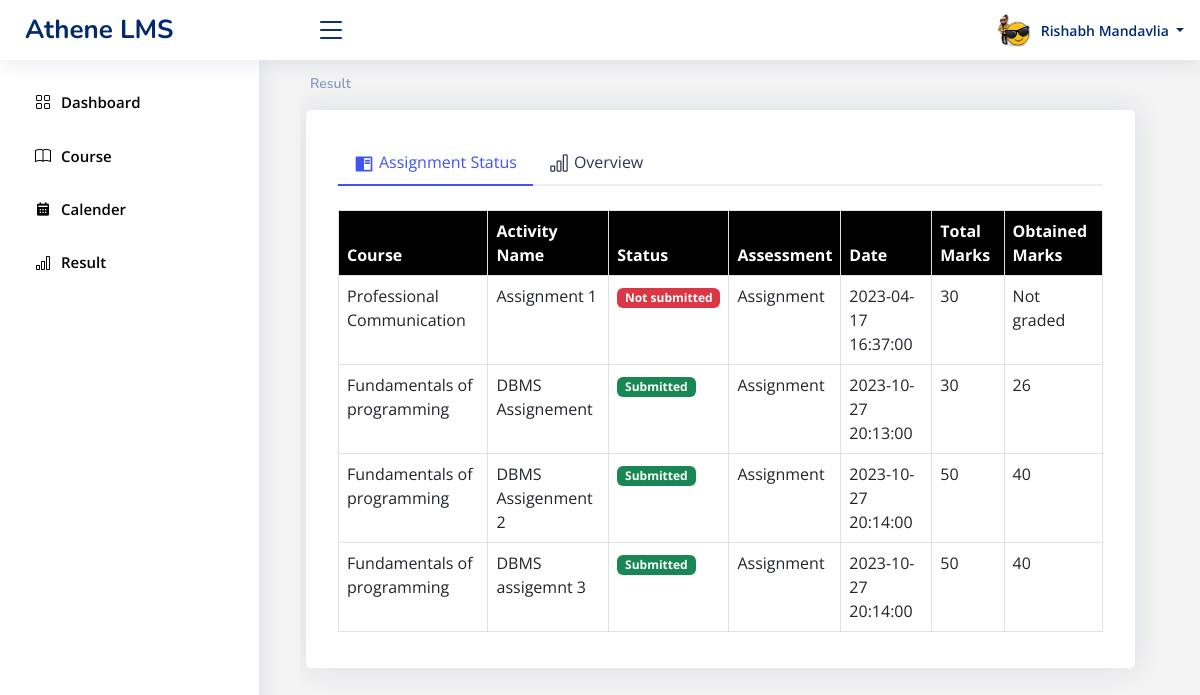
The page /ALMS/result/show_activities_student.php (signed in) on the database its author committed.
### tables this page shows
CREATE TABLE `student` (
  `stud_id` varchar(15) NOT NULL,
  `stud_name` varchar(50) NOT NULL,
  `stud_contact_no` char(10) NOT NULL,
  `stud_gender` char(1) NOT NULL,
  `stud_email` varchar(55) NOT NULL,
  `stud_semester` int NOT NULL,
  `stud_password` varchar(30) NOT NULL,
  `stud_suspend` tinyint(1) DEFAULT NULL,
  `stud_profile_image` varchar(255) NOT NULL
);

CREATE TABLE `course` (
  `cse_id` int NOT NULL,
  `cse_full_name` varchar(100) NOT NULL,
  `cse_short_name` varchar(10) DEFAULT NULL,
  `cse_desc` varchar(1000) DEFAULT NULL,
  `cse_start_date` date NOT NULL,
  `cse_end_date` date DEFAULT NULL,
  `cse_semester` int NOT NULL,
  `cse_image` varchar(200) DEFAULT NULL,
  `cat_id` int DEFAULT NULL
);

CREATE TABLE `assignment` (
  `agn_id` int NOT NULL,
  `agn_name` varchar(100) DEFAULT NULL,
  `agn_desc` varchar(1000) DEFAULT NULL,
  `agn_total_marks` int NOT NULL,
  `agn_file` varchar(200) DEFAULT NULL,
  `agn_start_date` datetime DEFAULT NULL,
  `agn_end_date` datetime DEFAULT NULL,
  `agn_disable_submission` tinyint(1) DEFAULT NULL,
  `cse_id` int NOT NULL
);

CREATE TABLE `assignment_submission` (
  `agn_id` int NOT NULL,
  `agn_submission_status` tinyint(1) DEFAULT '0',
  `agn_obtained_marks` int DEFAULT NULL,
  `agn_submission_date_time` datetime DEFAULT NULL,
  `agn_submission_file` varchar(200) DEFAULT NULL,
  `stud_id` varchar(15) NOT NULL
);

### ALMS/result/show_activities_student.php (the view, shortened to what this page needs)
<!DOCTYPE html>
<html lang="en">
<head>
    <link href="../assets/vendor/bootstrap/css/bootstrap.min.css" rel="stylesheet">
    <link href="../assets/vendor/bootstrap-icons/bootstrap-icons.css" rel="stylesheet">
    <link href="../assets/vendor/boxicons/css/boxicons.min.css" rel="stylesheet">
    <link href="../assets/vendor/quill/quill.snow.css" rel="stylesheet">
    <link href="../assets/vendor/quill/quill.bubble.css" rel="stylesheet">
    <link href="../assets/vendor/remixicon/remixicon.css" rel="stylesheet">
    <link href="../assets/vendor/simple-datatables/style.css" rel="stylesheet">
    <link href="../assets/jquery/datatables.min.css" rel="stylesheet">
    <link href="../assets/css/style.css" rel="stylesheet">
</head>
<body>
    <?php
    require_once "../sidebar.php";
    require_once "../header.php";
    ?>
    <main id="main" class="main overflow-hidden">
        <div class="pagetitle">
            <nav>
                <ol class="breadcrumb">
                    <li class="breadcrumb-item active"><a href="#">Result</a></li>
                </ol>
            </nav>
        </div>
        <div class="row" style="color:black;">
            <div class="card ms-2 col-11  ">
                <div class="card-body mt-3">
                    <ul class=" mt-3 nav nav-tabs nav-tabs-bordered" id="borderedTab" role="tablist">
                        <li class="nav-item" role="presentation">
                            <button class="nav-link active" id="mat-tab" data-bs-toggle="tab" data-bs-target="#bordered-mat" type="button" role="tab" aria-controls="mat" aria-selected="true"><i class="ri-book-read-fill h5" style="font-size:20px; vertical-align: middle; margin-right:5px;"></i>Assignment Status</button>
                        </li>
                        <li class="nav-item" role="presentation">
                            <button class="nav-link" id="cie-tab" data-bs-toggle="tab" data-bs-target="#bordered-cie" type="button" role="tab" aria-controls="cie" aria-selected="false"><i class="bi bi-bar-chart h5" style="font-size:20px; vertical-align: middle; margin-right:5px;"></i>Overview</button>
                        </li>
                    </ul>
                    <div class="tab-content pt-2" id="borderedTabContent">
                        <div class="tab-pane fade show active" id="bordered-mat" role="tabpanel" aria-labelledby="mat-tab">
                            <div class="table-responsive mt-3">
                                <table class='table table-bordered table-hover' id=''>
                                <thead class="thead-dark">
                                        <tr>
                                            <th scope="col">Course</th>
                                            <th scope="col">Activity Name</th>
                                            <th scope="col">Status</th>
                                            <th scope="col">Assessment</th>
                                            <th scope="col">Date</th>
                                            <th scope="col">Total Marks</th>
                                            <th scope="col">Obtained Marks</th>
                                        </tr>
                                    </thead>
                                    <tbody>
                                        <?php
                                        $sql = "SELECT cse_full_name, agn_name, agn_submission_status, agn_start_date, agn_total_marks, agn_obtained_marks FROM student, course, assignment, assignment_submission WHERE course.cse_id = assignment.cse_id AND student.stud_id = assignment_submission.stud_id AND assignment_submission.agn_id = assignment.agn_id AND assignment_submission.stud_id = '{$_SESSION['userid']}'";
                                        if ($result = mysqli_query($conn, $sql)) {
                                            if ($result->num_rows > 0) {
                                                while ($row = $result->fetch_assoc()) {
                                                    echo "<tr>
                                                <td>$row[cse_full_name]</td>
                                                <td>$row[agn_name]</td>
                                                <td>";
                                                    if ($row['agn_submission_status'] == 1) {
                                                        echo "<span class='badge bg-success'>Submitted</span>";
                                                    } else {
                                                        echo "<span class='badge bg-danger'>Not submitted</span>";
                                                    }
                                                    echo "</td>
                                                <td>Assignment</td>
                                                <td>$row[agn_start_date]</td>
                                                <td>$row[agn_total_marks]</td>
                                                ";
                                                    if ($row['agn_obtained_marks'] === null) {
                                                        echo "<td><span class='text-dark'>Not graded</span></td>";
                                                    } else {
                                                        echo "<td><span class='text-dark'>$row[agn_obtained_marks]</span></td>";
                                                    }
                                                    echo "</tr>";
                                                }
                                            }
                                        }
                                        ?>
                                    </tbody>
                                </table>
                            </div>
                        </div>
                    </div>
                </div>
            </div>
        </div>
    </main>
</body>
</html>

### ALMS/header.php (shortened to what this page needs)
<?php
$conn = mysqli_connect("localhost", "root", "", "athene_lms");
$userid = $_SESSION['userid'];
$usertype = $_SESSION['usertype'];
$table = strtolower($usertype);
switch ($usertype) {
    case "Student":
        $id_column = "stud_id";
        $image_column = "stud_profile_image";
        break;
}
$query = "SELECT $image_column as image_path FROM $table WHERE $id_column = '$userid'";
$result = mysqli_query($conn, $query);
$image_path = $result->fetch_assoc()['image_path'];
if ($_SESSION['usertype'] == "Admin") {
    ?>
    <header id="header" class="header fixed-top d-flex align-items-center">
        <div class="d-flex align-items-center justify-content-between">
            <a href="#" class="logo d-flex align-items-center">
                <span class="d-none d-lg-block">Athene LMS</span>
            </a>
            <i class="bi bi-list toggle-sidebar-btn"></i>
        </div>
        <nav class="header-nav ms-auto">
            <ul class="d-flex align-items-center">
                <li class="nav-item dropdown pe-3">
                    <a class="nav-link nav-profile d-flex align-items-center pe-0" href="#" data-bs-toggle="dropdown">
                        <img src="<?= $image_path ?>" class="adminImage rounded-circle" alt="Profile">
                        <span class="d-none d-md-block dropdown-toggle ps-2">
                            <?php echo $_SESSION['username']; ?>
                        </span>
                    </a>
                    <ul class="dropdown-menu dropdown-menu-end dropdown-menu-arrow profile">
                        <li class="dropdown-header">
                            <img src="<?= $image_path ?>" class="adminImage rounded-circle" width="100px"
                                alt="Profile" style=" margin-bottom:10px;">
                            <h6>
                                <?php echo $_SESSION['username']; ?>
                            </h6>
                            <span>
                                <?php echo $_SESSION['usertype']; ?>
                            </span>
                        </li>
                        <li>
                            <hr class="dropdown-divider">
                        </li>
                        <li>
                            <a class="dropdown-item d-flex align-items-center" href="../profile/user_profile.php">
                                <i class="bi bi-person"></i>
                                <span>My Profile</span>
                            </a>
                        </li>
                        <li>
                            <hr class="dropdown-divider">
                        </li>
                        <li>
                            <a class="dropdown-item d-flex align-items-center" href="../logout.php">
                                <i class="bi bi-box-arrow-right"></i>
                                <span>Sign Out</span>
                            </a>
                        </li>
                    </ul>
                </li>
            </ul>
        </nav>
    </header>
    <?php
} else if ($_SESSION['usertype'] == "Student") {
    ?>
            <header id="header" class="header fixed-top d-flex align-items-center">
                <div class="d-flex align-items-center justify-content-between">
                    <a href="#" class="logo d-flex align-items-center">
                        <span class="d-none d-lg-block">Athene LMS</span>
                    </a>
                    <i class="bi bi-list toggle-sidebar-btn"></i>
                </div>
                <nav class="header-nav ms-auto">
                    <ul class="d-flex align-items-center">
                        <li class="nav-item dropdown pe-3">
                            <a class="nav-link nav-profile d-flex align-items-center pe-0" href="#" data-bs-toggle="dropdown">
                                <img src="<?= $image_path ?>" class="studentImage rounded-circle" alt="Profile">
                                <span class="d-none d-md-block dropdown-toggle ps-2">
                            <?php echo $_SESSION['username']; ?>
                                </span>
                            </a>
                        </li>
                    </ul>
                </nav>
            </header>
    <?php
}

### ALMS/assets/css/style.css (style rules this page uses)
:root { scroll-behavior: smooth; }
body { font-family: "Open Sans", sans-serif; background: #f3f3f3; color: #e2e2e2; }
a { color: #4154f1; text-decoration: none; }
#main { margin-top: 53px; padding: 20px 10px; transition: all 0.4s; }
.pagetitle { margin-bottom: 10px; }
.card { margin-bottom: 25px; border:none; border-radius: 5px; box-shadow: 0px 0 30px rgba(1, 41, 112, 0.1); }
.card-body { padding: 0 20px 20px 20px; }
.breadcrumb { font-size: 14px; font-family: "Nunito", sans-serif; color: #899bbd; font-weight: 600; }
.breadcrumb a { color: #899bbd; transition: 0.3s; }
.breadcrumb .breadcrumb-item::before { color: #899bbd; }
.breadcrumb .active { color: #51678f; font-weight: 600; }
.nav-tabs-bordered { border-bottom: 2px solid #ebeef4; }
.nav-tabs-bordered .nav-link { margin-bottom: -2px; border: none; color: #2c384e; }
.nav-tabs-bordered .nav-link.active { background-color: #fff; color: #4154f1; border-bottom: 2px solid #4154f1; }
.logo { line-height: 1; }
@media (min-width: 1200px) { .logo { width: 280px; } }
.logo span { font-size: 26px; font-weight: 700; color: #012970; font-family: "Nunito", sans-serif; }
.header { transition: all 0.5s; z-index: 997; height: 60px; box-shadow: 0px 2px 20px rgba(1, 41, 112, 0.1); background-color: #fff; padding-left: 25px; }
.header .toggle-sidebar-btn { font-size: 32px; padding-left: 10px; cursor: pointer; color: #012970; }
.header-nav ul { list-style: none; }
.header-nav>ul { margin: 0; padding: 0; }
.header-nav .nav-profile { color: #012970; }
.header-nav .nav-profile img { max-height: 36px; }
.header-nav .nav-profile span { font-size: 14px; font-weight: 600; }
@media (min-width: 1200px) { #main, #footer { margin-left: 300px; } }

### ALMS/result/show_activities_student.php (style rules this page uses)
@media (min-width: 992px) { .nav-tabs { flex-direction: row; } }
@media (min-width: 992px) { .nav-link { flex: 1; text-align: center; } }
thead { background-color: black; color: white; }

### rows shown on the page
student: stud_profile_image (picture)
course: cse_full_name "Professional Communication", assignment.agn_name "Assignment 1", shows "Not submitted", assignment.agn_start_date "2023-04-17 16:37:00", assignment.agn_total_marks "30", shows "Not graded"
course: cse_full_name "Fundamentals of programming", assignment.agn_name "DBMS Assignement", shows "Submitted", assignment.agn_start_date "2023-10-27 20:13:00", assignment.agn_total_marks "30", assignment_submission.agn_obtained_marks "26", assignment.agn_name "DBMS Assigenment 2", assignment.agn_start_date "2023-10-27 20:14:00", assignment.agn_total_marks "50", assignment_submission.agn_obtained_marks "40", assignment.agn_name "DBMS assigemnt 3"

### other values the page prints
$_SESSION['username'] "Rishabh Mandavlia"
